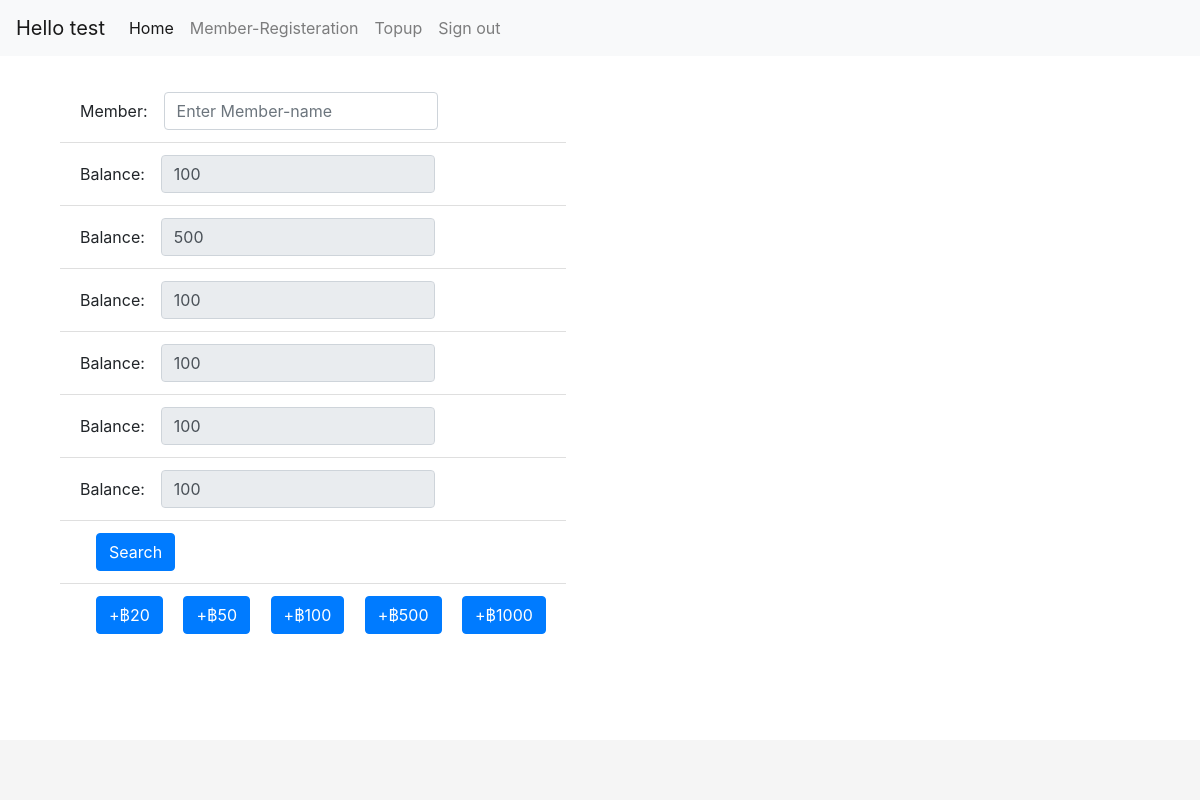
The page /manage/topup/ (signed in) on the database its author committed.
### management/models.py (models this page shows)
class Member(models.Model):
    first_name = models.CharField(max_length = 30)
    last_name = models.CharField(max_length=30)
    money = models.IntegerField()

### management/views.py (the view)
# urls.py: path('topup/', views.topup, name='topup'),
@login_required
def topup(request):
    zones = Zone.objects.all()
    search = request.GET.get('search', '')
    members_search = Member.objects.filter(
        Q(first_name__startswith=search)
    )
    return render(request, template_name='topup.html', context={
        'member_search': members_search,
        'zones': zones,
        'search': search
    })

### templates/topup.html (shortened to what this page needs)
{% extends 'base.html' %}
{% block content %}
<div class="container">
    <form class="form-inline" method="GET" action="{% url 'topup' %}">
        <ul class="list-group list-group-flush">
            <li class="list-group-item">
                <div class="form-group">
                    <label for="search">Member:</label>
                    <input type="text" class="form-control ml-3" id="search" name="search"
                        placeholder="Enter Member-name" value="{{search}}">
                </div>
            </li>
            {% for mem in member_search %}
            <li class="list-group-item">
                <div class="form-group">
                    <label for="">Balance:</label>
                    <input type="text" class="form-control ml-3" id="balance" name="balance" value="{{mem.money}}"
                        disabled>
                </div>
            </li>
            {% endfor %}
            <li class="list-group-item">
                <button type="submit" class="btn btn-primary ml-3">Search</button>
            </li>
            <li class="list-group-item">
                <button type="button" class="btn btn-primary ml-3" id="1" value="20" onclick="add()">+฿20</button>
                <button type="button" class="btn btn-primary ml-3" id="2" value="50" onclick="add()">+฿50</button>
                <button type="button" class="btn btn-primary ml-3" id="3" value="100" onclick="add()">+฿100</button>
                <button type="button" class="btn btn-primary ml-3" id="4" value="500" onclick="add()">+฿500</button>
                <button type="button" class="btn btn-primary ml-3" id="5" value="1000"
                    onclick="add()">+฿1000</button>
            </li>
    </form>
</div>
{% endblock content %}

### templates/base.html (shortened to what this page needs)
<!DOCTYPE html>
{% load static %}
<html lang="en">
<head>
    <link rel="stylesheet" type="text/css" href="{% static 'css/bootstrap.css'%}">
</head>
<body>
    <nav class="navbar navbar-expand-lg navbar-light bg-light">
        <a class="navbar-brand" href="#">Hello {{request.user.username}}</a>
        <div class="collapse navbar-collapse" id="navbarNav">
            <ul class="navbar-nav">
                {% if user.is_authenticated %}
                    <li class="nav-item active">
                        <a class="nav-link" href="{% url 'index' %}">Home</a>
                    </li>
                    <li class="nav-item">
                        <a class="nav-link" href="{% url 'member_registeration' %}">Member-Registeration</a>
                    </li>
                    <li class="nav-item">
                        <a class="nav-link" href="{% url 'topup' %}">Topup</a>
                    </li>
                    <li class="nav-item">
                        <a class="nav-link" href="{% url 'logout' %}">Sign out</a>
                    </li>
                {% endif %}
            </ul>
        </div>
    </nav>
    <br>
    <div class="container">
        {% block content %}
        {% endblock %}
    </div>
    <footer class="footer">
    </footer>
</body>
</html>

### templates/base.html (style rules this page uses)
html { position: relative; min-height: 100%; }
body { margin-bottom: 60px; }
.footer { position: absolute; bottom: 0; width: 100%; height: 60px; line-height: 60px; background-color: #f5f5f5; }

### rows shown on the page
Member: balance "100"
Member: balance "500"
Member: balance "100"
Member: balance "100"
Member: balance "100"
Member: balance "100"

### other values the page prints
{{ request.user.username }} "test"
